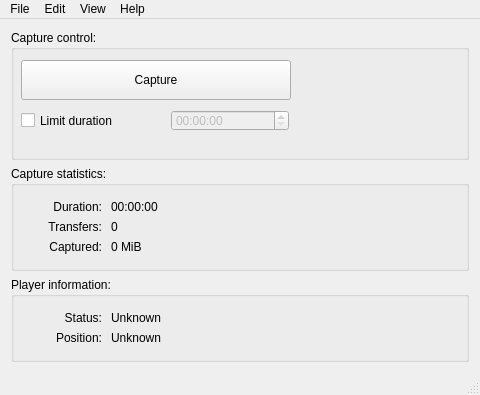
<?xml version="1.0" encoding="UTF-8"?>
<ui version="4.0">
 <class>MainWindow</class>
 <widget class="QMainWindow" name="MainWindow">
  <property name="geometry">
   <rect>
    <x>0</x>
    <y>0</y>
    <width>480</width>
    <height>395</height>
   </rect>
  </property>
  <property name="minimumSize">
   <size>
    <width>480</width>
    <height>395</height>
   </size>
  </property>
  <property name="windowTitle">
   <string>Domesday Duplicator</string>
  </property>
  <property name="windowIcon">
   <iconset resource="resources.qrc">
    <normaloff>:/graphics/ApplicationIcon/Graphics/ApplicationIcon/DomesdayDuplicator_128x128.png</normaloff>:/graphics/ApplicationIcon/Graphics/ApplicationIcon/DomesdayDuplicator_128x128.png</iconset>
  </property>
  <widget class="QWidget" name="centralWidget">
   <layout class="QVBoxLayout" name="verticalLayout">
    <item>
     <widget class="QGroupBox" name="groupBox_3">
      <property name="minimumSize">
       <size>
        <width>0</width>
        <height>130</height>
       </size>
      </property>
      <property name="title">
       <string>Capture control:</string>
      </property>
      <widget class="QCheckBox" name="limitDurationCheckBox">
       <property name="geometry">
        <rect>
         <x>10</x>
         <y>80</y>
         <width>141</width>
         <height>21</height>
        </rect>
       </property>
       <property name="text">
        <string>Limit duration</string>
       </property>
      </widget>
      <widget class="QTimeEdit" name="durationLimitTimeEdit">
       <property name="enabled">
        <bool>false</bool>
       </property>
       <property name="geometry">
        <rect>
         <x>160</x>
         <y>80</y>
         <width>118</width>
         <height>21</height>
        </rect>
       </property>
       <property name="displayFormat">
        <string>HH:mm:ss</string>
       </property>
      </widget>
      <widget class="QPushButton" name="capturePushButton">
       <property name="geometry">
        <rect>
         <x>10</x>
         <y>30</y>
         <width>270</width>
         <height>40</height>
        </rect>
       </property>
       <property name="minimumSize">
        <size>
         <width>270</width>
         <height>40</height>
        </size>
       </property>
       <property name="maximumSize">
        <size>
         <width>240</width>
         <height>40</height>
        </size>
       </property>
       <property name="text">
        <string>Capture</string>
       </property>
      </widget>
      <widget class="QLabel" name="label_6">
       <property name="geometry">
        <rect>
         <x>300</x>
         <y>20</y>
         <width>171</width>
         <height>101</height>
        </rect>
       </property>
       <property name="text">
        <string/>
       </property>
       <property name="pixmap">
        <pixmap resource="resources.qrc">:/graphics/logo/Graphics/Domesday Duplicator logo colour 150px.png</pixmap>
       </property>
      </widget>
     </widget>
    </item>
    <item>
     <widget class="QGroupBox" name="groupBox">
      <property name="minimumSize">
       <size>
        <width>0</width>
        <height>105</height>
       </size>
      </property>
      <property name="maximumSize">
       <size>
        <width>16777215</width>
        <height>16777215</height>
       </size>
      </property>
      <property name="title">
       <string>Capture statistics:</string>
      </property>
      <widget class="QLabel" name="label">
       <property name="geometry">
        <rect>
         <x>10</x>
         <y>50</y>
         <width>81</width>
         <height>21</height>
        </rect>
       </property>
       <property name="text">
        <string>Transfers:</string>
       </property>
       <property name="alignment">
        <set>Qt::AlignRight|Qt::AlignTrailing|Qt::AlignVCenter</set>
       </property>
      </widget>
      <widget class="QLabel" name="numberOfTransfersLabel">
       <property name="geometry">
        <rect>
         <x>100</x>
         <y>50</y>
         <width>231</width>
         <height>21</height>
        </rect>
       </property>
       <property name="text">
        <string>0</string>
       </property>
      </widget>
      <widget class="QLabel" name="label_2">
       <property name="geometry">
        <rect>
         <x>10</x>
         <y>70</y>
         <width>81</width>
         <height>21</height>
        </rect>
       </property>
       <property name="text">
        <string>Captured:</string>
       </property>
       <property name="alignment">
        <set>Qt::AlignRight|Qt::AlignTrailing|Qt::AlignVCenter</set>
       </property>
      </widget>
      <widget class="QLabel" name="numberOfDiskBuffersWrittenLabel">
       <property name="geometry">
        <rect>
         <x>100</x>
         <y>70</y>
         <width>231</width>
         <height>21</height>
        </rect>
       </property>
       <property name="text">
        <string>0 MiB</string>
       </property>
      </widget>
      <widget class="QLabel" name="label_5">
       <property name="geometry">
        <rect>
         <x>10</x>
         <y>30</y>
         <width>81</width>
         <height>21</height>
        </rect>
       </property>
       <property name="text">
        <string>Duration:</string>
       </property>
       <property name="alignment">
        <set>Qt::AlignRight|Qt::AlignTrailing|Qt::AlignVCenter</set>
       </property>
      </widget>
      <widget class="QLabel" name="durationLabel">
       <property name="geometry">
        <rect>
         <x>100</x>
         <y>30</y>
         <width>231</width>
         <height>21</height>
        </rect>
       </property>
       <property name="text">
        <string>00:00:00</string>
       </property>
      </widget>
     </widget>
    </item>
    <item>
     <widget class="QGroupBox" name="groupBox_2">
      <property name="minimumSize">
       <size>
        <width>0</width>
        <height>80</height>
       </size>
      </property>
      <property name="maximumSize">
       <size>
        <width>16777215</width>
        <height>16777215</height>
       </size>
      </property>
      <property name="title">
       <string>Player information:</string>
      </property>
      <widget class="QLabel" name="label_3">
       <property name="geometry">
        <rect>
         <x>10</x>
         <y>30</y>
         <width>81</width>
         <height>21</height>
        </rect>
       </property>
       <property name="text">
        <string>Status:</string>
       </property>
       <property name="alignment">
        <set>Qt::AlignRight|Qt::AlignTrailing|Qt::AlignVCenter</set>
       </property>
      </widget>
      <widget class="QLabel" name="label_4">
       <property name="geometry">
        <rect>
         <x>10</x>
         <y>50</y>
         <width>81</width>
         <height>21</height>
        </rect>
       </property>
       <property name="text">
        <string>Position:</string>
       </property>
       <property name="alignment">
        <set>Qt::AlignRight|Qt::AlignTrailing|Qt::AlignVCenter</set>
       </property>
      </widget>
      <widget class="QLabel" name="playerStatusLabel">
       <property name="geometry">
        <rect>
         <x>100</x>
         <y>30</y>
         <width>351</width>
         <height>21</height>
        </rect>
       </property>
       <property name="text">
        <string>Unknown</string>
       </property>
      </widget>
      <widget class="QLabel" name="playerPositionLabel">
       <property name="geometry">
        <rect>
         <x>100</x>
         <y>50</y>
         <width>351</width>
         <height>21</height>
        </rect>
       </property>
       <property name="text">
        <string>Unknown</string>
       </property>
      </widget>
     </widget>
    </item>
   </layout>
  </widget>
  <widget class="QMenuBar" name="menuBar">
   <property name="geometry">
    <rect>
     <x>0</x>
     <y>0</y>
     <width>480</width>
     <height>21</height>
    </rect>
   </property>
   <widget class="QMenu" name="menuFile">
    <property name="title">
     <string>File</string>
    </property>
    <addaction name="actionExit"/>
   </widget>
   <widget class="QMenu" name="menuEdit">
    <property name="title">
     <string>Edit</string>
    </property>
    <addaction name="actionTest_mode"/>
    <addaction name="actionPreferences"/>
   </widget>
   <widget class="QMenu" name="menuView">
    <property name="title">
     <string>View</string>
    </property>
    <addaction name="actionPlayer_remote"/>
    <addaction name="actionAutomatic_capture"/>
   </widget>
   <widget class="QMenu" name="menuHelp">
    <property name="title">
     <string>Help</string>
    </property>
    <addaction name="actionAbout"/>
   </widget>
   <addaction name="menuFile"/>
   <addaction name="menuEdit"/>
   <addaction name="menuView"/>
   <addaction name="menuHelp"/>
  </widget>
  <widget class="QStatusBar" name="statusBar"/>
  <action name="actionExit">
   <property name="text">
    <string>Exit</string>
   </property>
  </action>
  <action name="actionPreferences">
   <property name="text">
    <string>Preferences</string>
   </property>
  </action>
  <action name="actionPlayer_remote">
   <property name="text">
    <string>Player remote</string>
   </property>
  </action>
  <action name="actionLog_file">
   <property name="text">
    <string>Log file</string>
   </property>
  </action>
  <action name="actionAbout">
   <property name="text">
    <string>About</string>
   </property>
  </action>
  <action name="actionTest_mode">
   <property name="checkable">
    <bool>true</bool>
   </property>
   <property name="text">
    <string>Test mode</string>
   </property>
  </action>
  <action name="actionAutomatic_capture">
   <property name="text">
    <string>Automatic capture</string>
   </property>
  </action>
 </widget>
 <layoutdefault spacing="6" margin="11"/>
 <tabstops>
  <tabstop>capturePushButton</tabstop>
  <tabstop>limitDurationCheckBox</tabstop>
  <tabstop>durationLimitTimeEdit</tabstop>
 </tabstops>
 <resources>
  <include location="resources.qrc"/>
 </resources>
 <connections/>
</ui>
